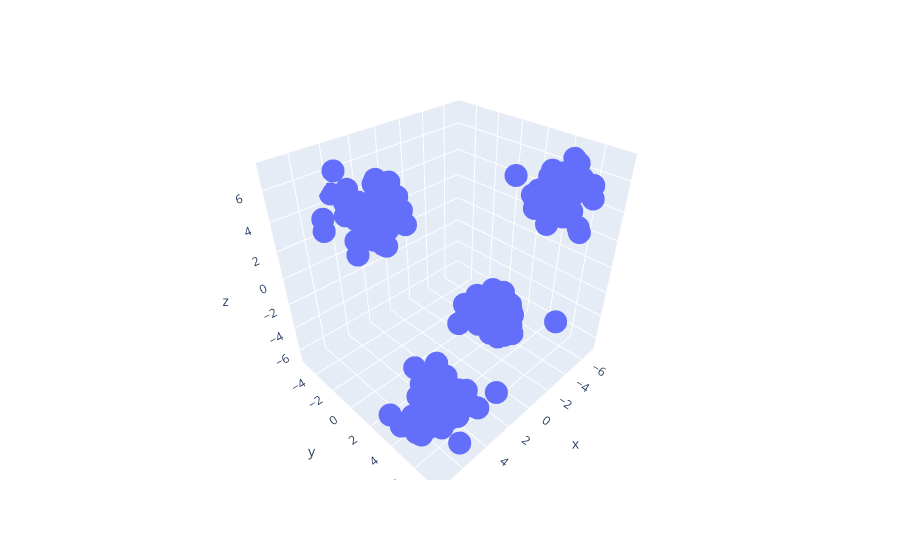

The notebook cell this image was saved under:
### Code cell
import plotly.express as px
fig = px.scatter_3d(x=X[:,0],y=X[:,1],z=X[:,2])
fig.show()

### Figure 1 — Plotly figure (JSON) as saved in the notebook; plotly's stock layout.template omitted (floating-point values rounded to 4 significant figures; data arrays with more than 128 entries replaced by an {"elided": "..."} marker saying what was removed)
{"data": [{"hovertemplate": "x=%{x}<br>y=%{y}<br>z=%{z}<extra></extra>", "legendgroup": "", "marker": {"color": "#636efa", "symbol": "circle"}, "mode": "markers", "name": "", "scene": "scene", "showlegend": false, "type": "scatter3d", "x": {"elided": "200 float values"}, "y": {"elided": "200 float values"}, "z": {"elided": "200 float values"}}], "layout": {"legend": {"tracegroupgap": 0}, "margin": {"t": 60}, "scene": {"domain": {"x": [0, 1], "y": [0, 1]}, "xaxis": {"title": {"text": "x"}}, "yaxis": {"title": {"text": "y"}}, "zaxis": {"title": {"text": "z"}}}}}
